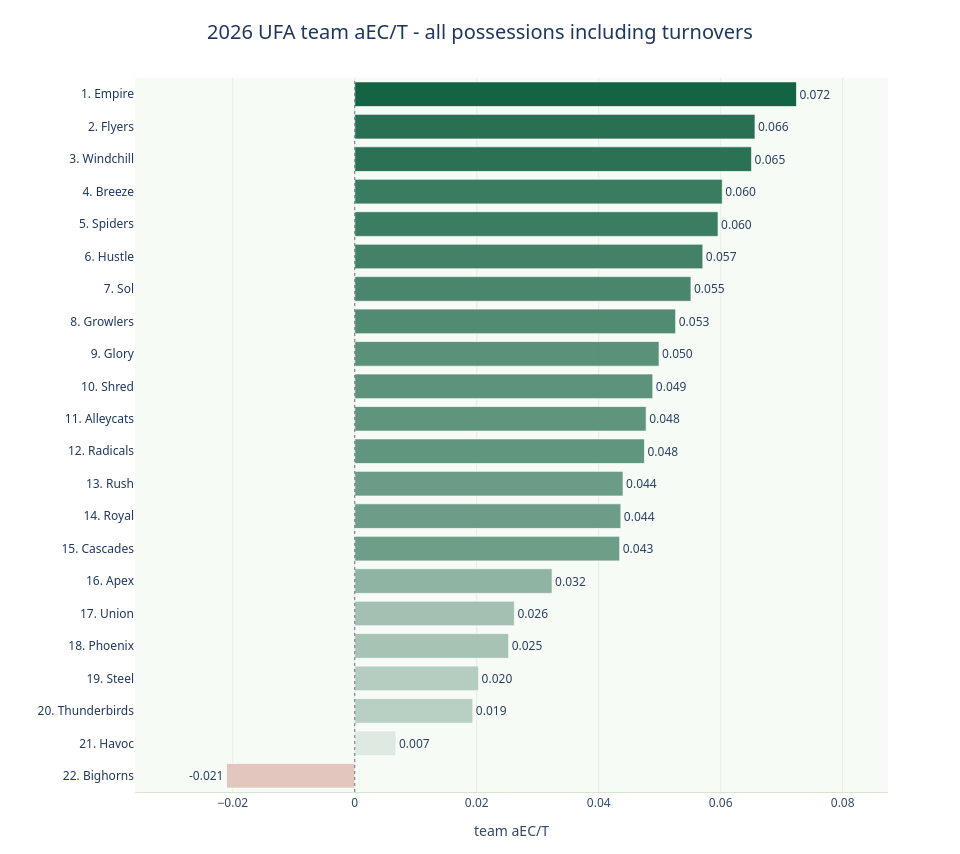

Here is the notebook cell this chart was saved with:
### Markdown cell above
## All Possessions Including Turnovers

This is the closest view to Shown Space team `Tot-aEC`: it includes scoring possessions, turnovers, and other built possessions. This is the view where Bighorns show up as negative overall.

### Code cell
team_aec_t_all_possessions = summarize_team_aec_per_throw(
    league_all_possessions,
    min_possessions=MIN_POSSESSIONS,
)

plot_team_aec_t_leaderboard(
    team_aec_t_all_possessions,
    title=f'{SEASON} UFA team aEC/T - all possessions including turnovers',
)

### Figure 1 — Plotly figure (JSON) as saved in the notebook; plotly's stock layout.template omitted (floating-point values rounded to 4 significant figures; data arrays with more than 128 entries replaced by an {"elided": "..."} marker saying what was removed)
{"data": [{"cliponaxis": false, "customdata": {"elided": "22x7 float values"}, "hovertemplate": "<b>%{hovertext}</b><br><br>team aEC/T=%{marker.color}<br>Team=%{y}<br>avg_possession_aec_per_throw=%{customdata[0]:.3f}<br>median_possession_aec_per_throw=%{customdata[1]:.3f}<br>possessions=%{customdata[2]:,}<br>games=%{customdata[3]:,}<br>throws=%{customdata[4]:,}<br>huck_rate=%{customdata[5]:.1%}<br>o_line_share=%{customdata[6]:.1%}<extra></extra>", "hovertext": ["22. Bighorns", "21. Havoc", "20. Thunderbirds", "19. Steel", "18. Phoenix", "17. Union", "16. Apex", "15. Cascades", "14. Royal", "13. Rush", "12. Radicals", "11. Alleycats", "10. Shred", "9. Glory", "8. Growlers", "7. Sol", "6. Hustle", "5. Spiders", "4. Breeze", "3. Windchill", "2. Flyers", "1. Empire"], "legendgroup": "", "marker": {"color": [-0.02103, 0.006767, 0.01937, 0.02031, 0.02524, 0.02618, 0.03236, 0.04344, 0.04363, 0.04399, 0.0475, 0.04778, 0.04887, 0.0499, 0.05262, 0.05512, 0.05708, 0.05957, 0.06026, 0.06506, 0.06562, 0.07243], "coloraxis": "coloraxis", "line": {"color": "rgba(255,255,255,0.85)", "width": 0.8}, "pattern": {"shape": ""}}, "name": "", "opacity": 0.96, "orientation": "h", "showlegend": false, "text": [-0.02103, 0.006767, 0.01937, 0.02031, 0.02524, 0.02618, 0.03236, 0.04344, 0.04363, 0.04399, 0.0475, 0.04778, 0.04887, 0.0499, 0.05262, 0.05512, 0.05708, 0.05957, 0.06026, 0.06506, 0.06562, 0.07243], "textposition": "outside", "texttemplate": "%{x:.3f}", "type": "bar", "x": [-0.02103, 0.006767, 0.01937, 0.02031, 0.02524, 0.02618, 0.03236, 0.04344, 0.04363, 0.04399, 0.0475, 0.04778, 0.04887, 0.0499, 0.05262, 0.05512, 0.05708, 0.05957, 0.06026, 0.06506, 0.06562, 0.07243], "xaxis": "x", "y": ["22. Bighorns", "21. Havoc", "20. Thunderbirds", "19. Steel", "18. Phoenix", "17. Union", "16. Apex", "15. Cascades", "14. Royal", "13. Rush", "12. Radicals", "11. Alleycats", "10. Shred", "9. Glory", "8. Growlers", "7. Sol", "6. Hustle", "5. Spiders", "4. Breeze", "3. Windchill", "2. Flyers", "1. Empire"], "yaxis": "y"}], "layout": {"bargap": 0.24, "barmode": "relative", "coloraxis": {"autocolorscale": false, "cmid": 0, "colorbar": {"title": {"text": "team aEC/T"}}, "colorscale": [[0, "#ba4a3c"], [0.5, "#f4f7f2"], [1, "#0b5d3b"]], "showscale": false}, "font": {"color": "#23395d", "family": "Segoe UI, Arial, sans-serif", "size": 12}, "height": 854, "hoverlabel": {"bgcolor": "#ffffff", "bordercolor": "#c9d8c4", "font": {"family": "Segoe UI, Arial, sans-serif", "size": 12}}, "legend": {"tracegroupgap": 0}, "margin": {"b": 62, "l": 135, "r": 72, "t": 78}, "paper_bgcolor": "#ffffff", "plot_bgcolor": "#f7fbf5", "shapes": [{"line": {"color": "#6b7280", "dash": "dot", "width": 1}, "type": "line", "x0": 0, "x1": 0, "xref": "x", "y0": 0, "y1": 1, "yref": "y domain"}], "title": {"font": {"color": "#20385f", "size": 20}, "text": "2026 UFA team aEC/T - all possessions including turnovers", "x": 0.5, "xanchor": "center"}, "width": 960, "xaxis": {"anchor": "y", "domain": [0, 1], "gridcolor": "#e5eee2", "linecolor": "#d7e4d2", "range": [-0.03603, 0.08743], "showgrid": true, "tickfont": {"color": "#31476b"}, "title": {"font": {"color": "#31476b"}, "text": "team aEC/T"}, "zeroline": false}, "yaxis": {"anchor": "x", "domain": [0, 1], "showgrid": false, "tickfont": {"color": "#20385f"}, "ticks": "", "title": {"text": ""}}}}
